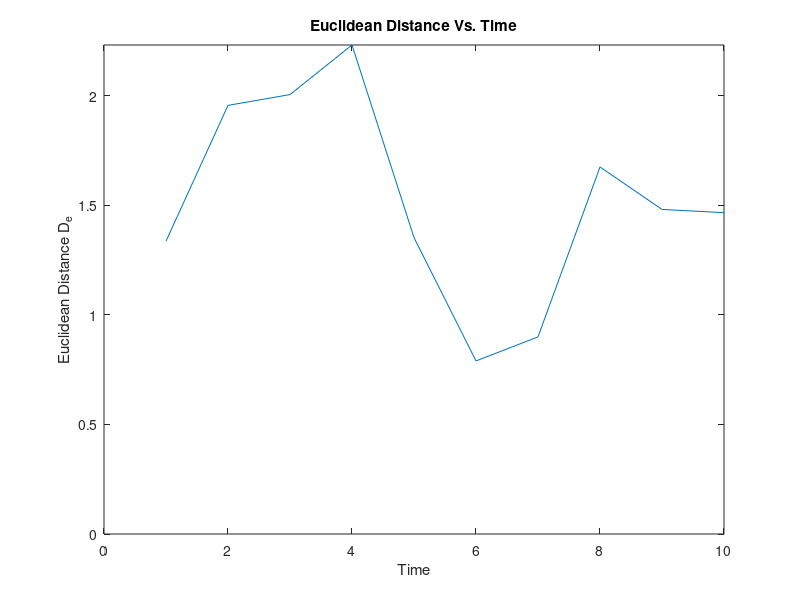
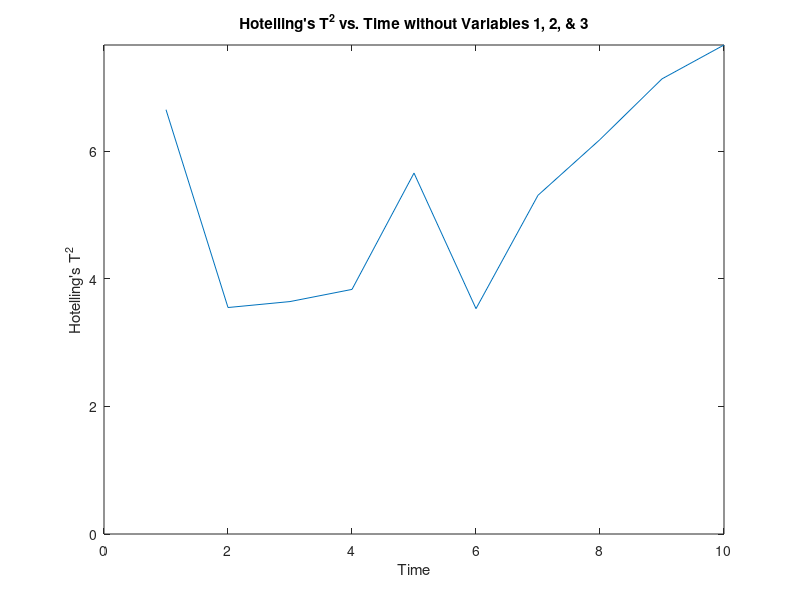

These charts were generated, in order, by the following MATLAB code:
clc; clear; close all;

data = csvread('Honors_data.csv',1,1);
data = data(:,[1,2,3,4,5,6,7]);

Mins = zeros([1,length(data(1,:))]);
Maxes = zeros([1,length(data(1,:))]);
Normalizeddata = zeros(size(data));

for i = 1:length(data(1,:))
    Mins(i) = min(data(:,i));
    Maxes(i) = max(data(:,i));
    Normalizeddata(:,i) = (data(:,i) - Mins(i))/(Maxes(i)-Mins(i));
end

De_H = zeros([length(data(:,1))],1);

for i = 1:length(data(:,1))
    De_H(i,1) = sqrt(sum(Normalizeddata(i,:).^2));
end

sigma = cov(data);

[eig_vect,D] = eig(sigma);
eig_val = diag(D);

disp(sqrt(abs((max(eig_val)./eig_val))));


sigma_inv = 0;
for i = 1:length(eig_val)
    sigma_inv = sigma_inv + 1/eig_val(i)*eig_vect(:,i)*eig_vect(:,i)';
end

means = zeros(1,size(data,2));
for i = 1:size(data,2)
    means(i) = mean(data(:,i));
end

T_squared = zeros(size(data,1),1);
for i = 1:size(data,1)
    T_squared(i) = (data(i,:) - means)*sigma_inv*(data(i,:) - means)';
end

figure
plot(De_H);
xlabel('Time');
ylabel('Euclidean Distance D_e');
title('Euclidean Distance Vs. Time');
ylim([0 inf])

figure
plot(T_squared);
xlabel('Time');
ylabel('Hotelling''s T^2');
title('Hotelling''s T^2 vs. Time without Variables 1, 2, & 3')
ylim([0 inf])
